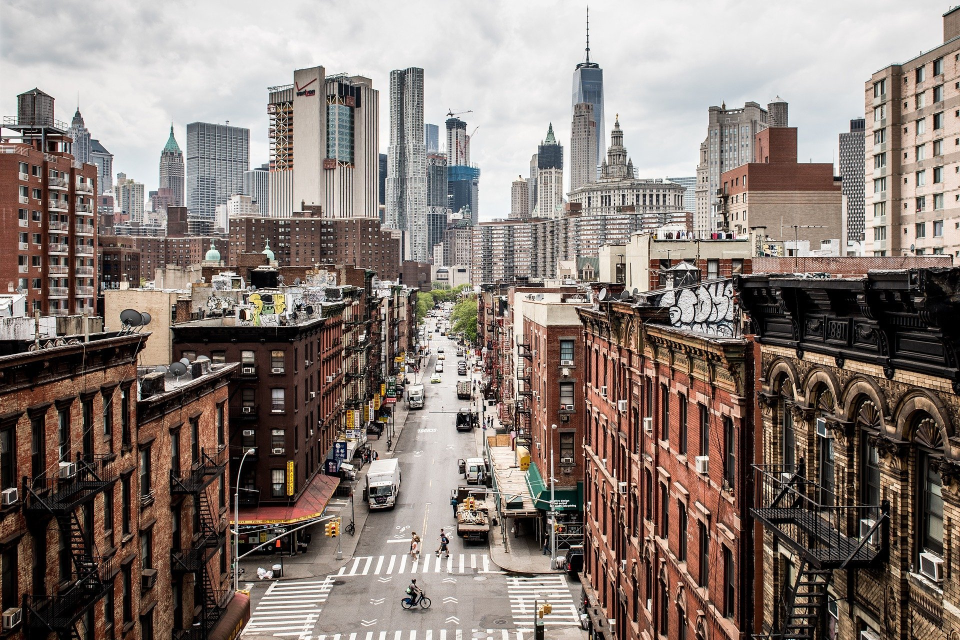
#> input picture img/image_1.jpg, 1920 x 1280 px (shown at 1/2 size)
$ python '3 - Reemplazo pixeles.py'
#> lines starting #> are read from the running program, lines starting #| are printed output that depends on the picture; after the words box and inside, x2 and y2 are one past the last pixel; in counts of white or black regions, pixels touching at a corner belong together
import cv2
import random

# Carga
img = cv2.imread('img/image_1.jpg', cv2.IMREAD_COLOR)
#> img is the input picture: shape (1280, 1920, 3); mean B, G, R 117.3, 123.7, 136.2
img = cv2.resize(img, (0, 0), fx=0.5, fy=0.5)
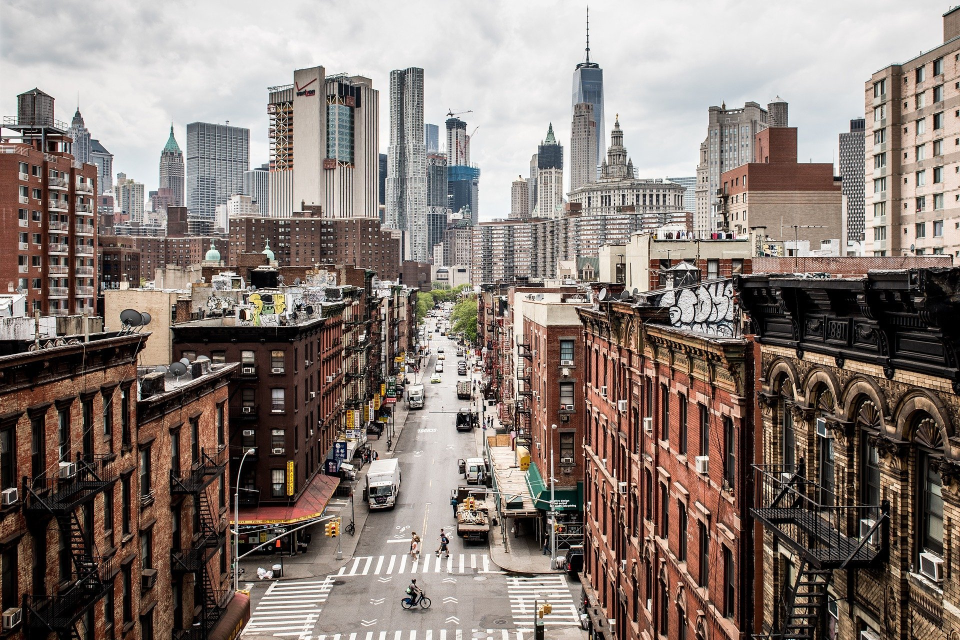
#> img: shape (640, 960, 3); mean B, G, R 117.4, 123.8, 136.3

# Valores internos
print(img)
#> (printed output is left out)

# Tipo numpy
print(type(img))
#| <class 'numpy.ndarray'>

print(img.shape)  # (HEIGHT, WIDTH, CHANNELS)
#| (640, 960, 3)

# Remplazando pixeles
for i in range(100):
    for j in range(img.shape[1]):
        img[i][j] = [random.randint(0, 255), random.randint(0, 255), random.randint(0, 255)]
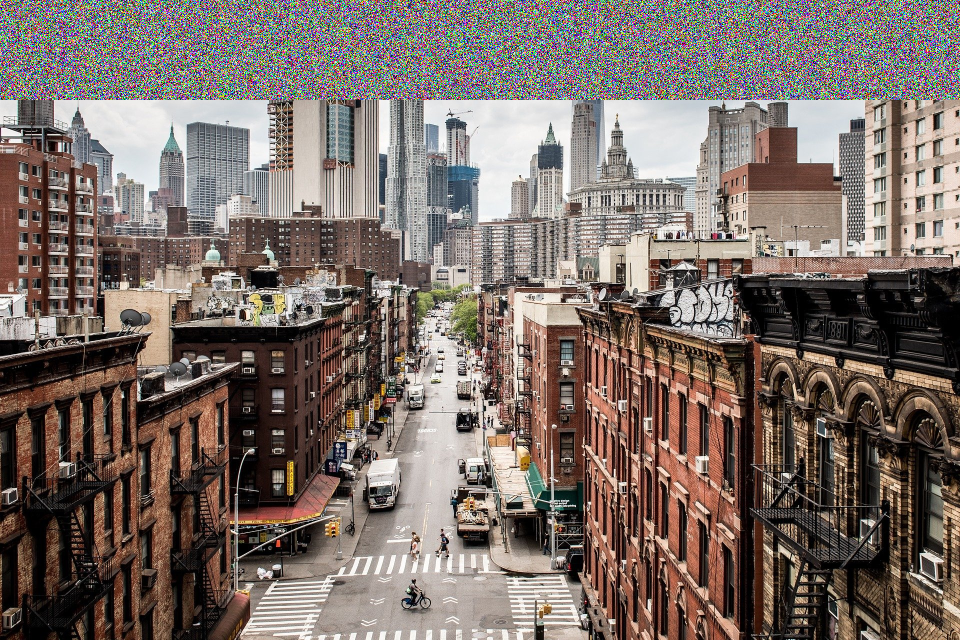
#> img: shape (640, 960, 3); 15.62% of pixels changed, all inside (x1, y1, x2, y2) = (0, 0, 960, 100)

# Visualización
cv2.imshow('Image1', img)
cv2.waitKey(0)  # Espera hasta que se presione una tecla para cerrar
cv2.destroyAllWindows()

$ run again, with img/image_0.jpg copied over img/image_1.jpg
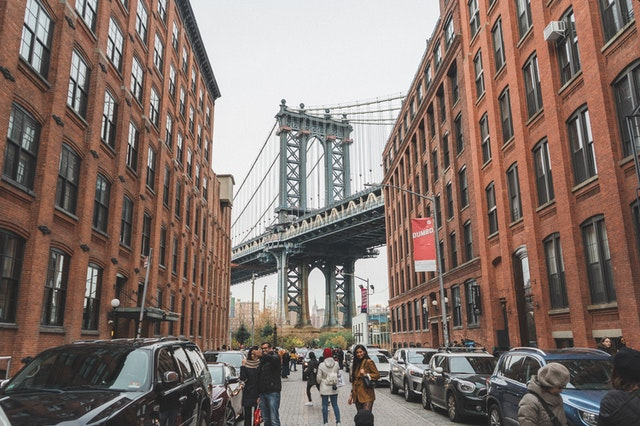
#> input picture img/image_0.jpg, 640 x 426 px
#> img is the input picture: shape (426, 640, 3); mean B, G, R 106.5, 113.8, 130.7
#> `img = cv2.resize(img, (0, 0), fx=0.5, fy=0.5)`:
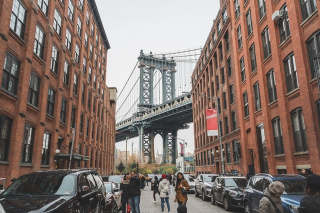
#> img: shape (213, 320, 3); mean B, G, R 106.6, 114, 130.8
#> (printed output is left out)
#| <class 'numpy.ndarray'>
#| (213, 320, 3)
#> after the loop `for i in range(100):`:
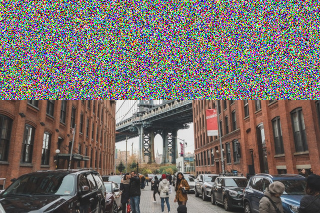
#> img: shape (213, 320, 3); mean B, G, R 105.3, 109.4, 117.3

$ run again, with img/image_2.jpg copied over img/image_1.jpg
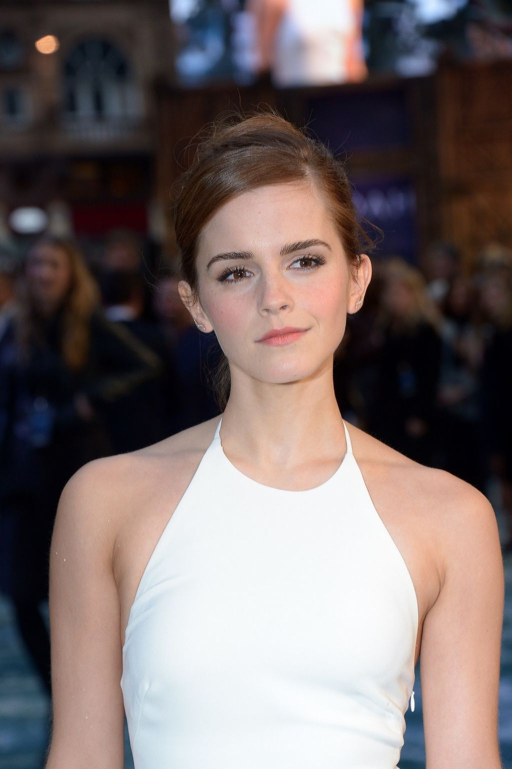
#> input picture img/image_2.jpg, 1024 x 1538 px (shown at 1/2 size)
#> img is the input picture: shape (1538, 1024, 3); mean B, G, R 106.5, 107.5, 119.9
#> `img = cv2.resize(img, (0, 0), fx=0.5, fy=0.5)`:
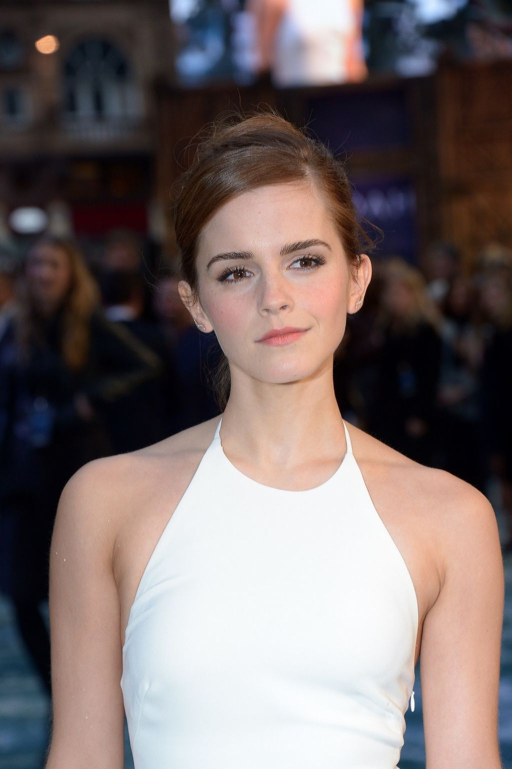
#> img: shape (769, 512, 3); mean B, G, R 106.6, 107.6, 120
#> (printed output is left out)
#| <class 'numpy.ndarray'>
#| (769, 512, 3)
#> after the loop `for i in range(100):`:
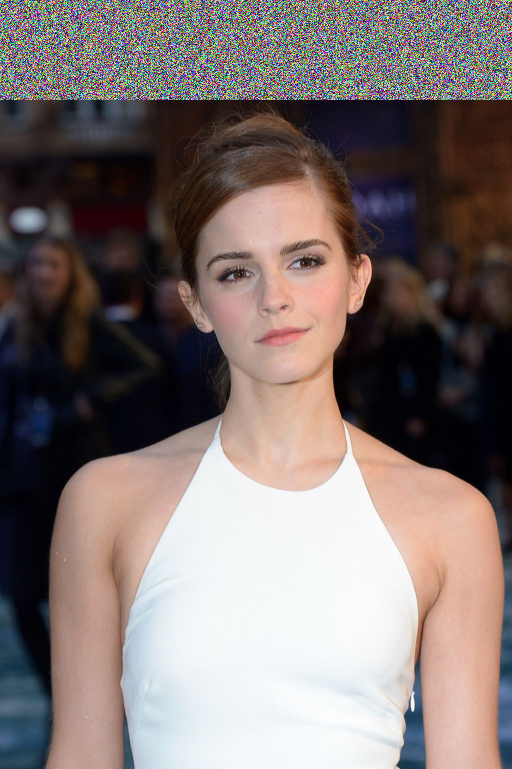
#> img: shape (769, 512, 3); 13% of pixels changed, all inside (x1, y1, x2, y2) = (0, 0, 512, 100)
